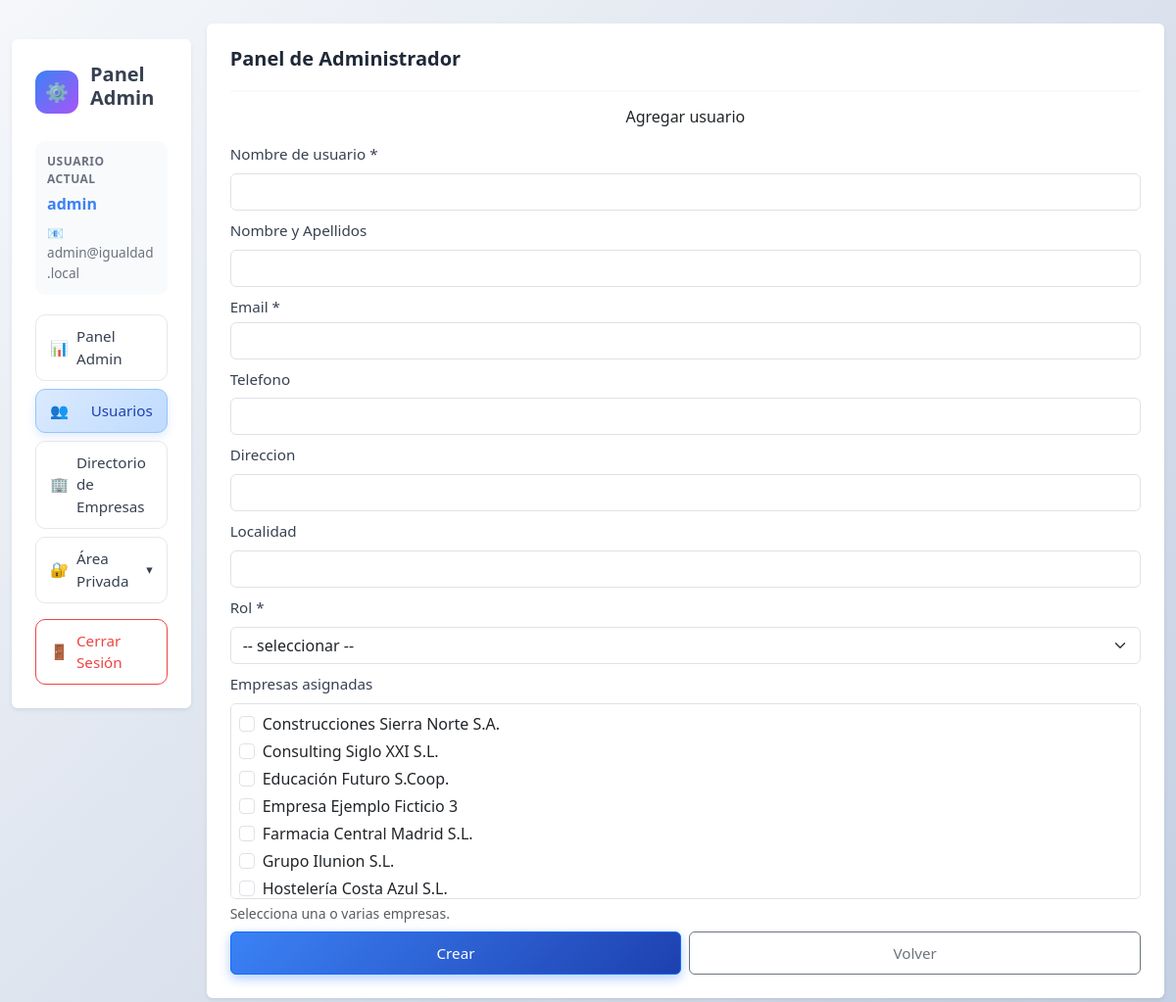
Page /model/admin.php?view=add (signed in) on the committed database.
### tables this page shows
CREATE TABLE `usuario`(
 `id_usuario`INT PRIMARY KEY AUTO_INCREMENT NOT NULL,
 `nombre_usuario`VARCHAR(255) UNIQUE NOT NULL,
 `apellidos`VARCHAR(255) DEFAULT NULL,
 `email`VARCHAR(255) UNIQUE NOT NULL,
 `telefono`VARCHAR(20)  DEFAULT NULL,
 `direccion`VARCHAR(255) DEFAULT NULL,
 `localidad`VARCHAR(20) DEFAULT NULL,
 `password`VARCHAR(255) NOT NULL,
 `rol_id`INT NOT NULL,
    CONSTRAINT fk_usuario_rol FOREIGN KEY (rol_id) REFERENCES rol(id) ON DELETE RESTRICT,
INDEX idx_usuario_rol (rol_id)
);

CREATE TABLE `empresa`(
`id_empresa`INT PRIMARY KEY AUTO_INCREMENT NOT NULL,
`razon_social`VARCHAR(255) UNIQUE NOT NULL,
`nif`VARCHAR(255) DEFAULT NULL,
`domicilio_social`VARCHAR(255) DEFAULT NULL,
`forma_juridica` VARCHAR(255) DEFAULT NULL,
`ano_constitucional`VARCHAR(255) DEFAULT NULL,
 
  `responsable` VARCHAR(255) DEFAULT NULL,
  `cargo` VARCHAR(150) DEFAULT NULL,
  `contacto` VARCHAR(255) DEFAULT NULL,
  `email` VARCHAR(255) DEFAULT NULL,
  `telefono` VARCHAR(20) DEFAULT NULL,
   
  `sector` VARCHAR(255) DEFAULT NULL,
  `convenio` VARCHAR(255) DEFAULT NULL,
   
  `personas_mujeres` INT DEFAULT NULL,
  `personas_hombres` INT DEFAULT NULL,
  `personas_total` INT DEFAULT NULL,
  `centros_trabajo` INT DEFAULT NULL,
 
  `recogida_informacion` VARCHAR(255) DEFAULT NULL,
  `vigencia_plan` VARCHAR(255) DEFAULT NULL,
  `id_usuario` INT DEFAULT NULL,
  CONSTRAINT `fk_usuario_empresa` FOREIGN KEY (`id_usuario`) REFERENCES `usuario`(`id_usuario`) ON DELETE RESTRICT,
  INDEX `idx_cliente_usuario` (`id_usuario`),
  INDEX `idx_cliente_nif` (`nif`),
  INDEX `idx_empresa_razon_social` (`razon_social`)
);

### html/admin.html.php (the view, shortened to what the rows shown need)
<!doctype html>
<html lang="es">
<head>
    <link rel="stylesheet" href="../css/global.css">
    <link href="https://cdn.jsdelivr.net/npm/bootstrap@5.3.3/dist/css/bootstrap.min.css" rel="stylesheet">
    <link href="https://cdn.jsdelivr.net/npm/fullcalendar@6.1.15/index.global.min.css" rel="stylesheet">
    <link rel="stylesheet" href="../css/admin.css">
</head>
<body class="bg-light">
    <?php $view = $view ?? 'menu'; ?>
    <div class="container-fluid py-4">
        <div class="row g-3">
            <aside class="col-12 col-lg-3 col-xl-2">
                <div class="card shadow-sm border-0 sidebar">
                    <div class="card-body">
                        <div class="sidebar-user-info">
                            <div class="info-label">Usuario Actual</div>
                            <div class="info-value"><?= h($adminUsername ?? 'admin') ?></div>
                            <?php if (!empty($adminEmail)): ?>
                                <div class="info-email">📧 <?= h($adminEmail) ?></div>
                            <?php endif; ?>
                        </div>
                    </div>
                </div>
            </aside>
            <main class="col-12 col-lg-9 col-xl-10">
                <div class="card panel mx-auto shadow-sm border-0 <?= in_array($view, ['menu', 'ver_usuarios'], true) ? 'panel-wide' : '' ?> <?= ($view === 'seguimiento_tecnicos') ? 'panel-followup' : '' ?> <?= ($view === 'reuniones') ? 'panel-reuniones' : '' ?>">
                    <div class="card-body p-4">
                        <?php if ($view === 'menu'): ?>
                            <div class="admin-kpi-grid">
                                <div>
                                    <a class="admin-kpi-card" href="../model/empresa.php?view=ver_empresas&from=admin">
                                        <div class="admin-kpi-head">
                                            <span>Clientes</span>
                                            <span class="admin-kpi-icon">🏢</span>
                                        </div>
                                        <div class="admin-kpi-value"><?= (int)$totalClientes ?></div>
                                    </a>
                                </div>
                                <div>
                                    <a class="admin-kpi-card" href="admin.php?view=seguimiento_tecnicos">
                                        <div class="admin-kpi-head">
                                            <span>Técnicos</span>
                                            <span class="admin-kpi-icon">🧑‍💻</span>
                                        </div>
                                        <div class="admin-kpi-value"><?= (int)$totalTecnicos ?></div>
                                    </a>
                                </div>
                                <div>
                                    <a class="admin-kpi-card" href="../model/empresa.php?view=ver_contratos&from=admin">
                                        <div class="admin-kpi-head">
                                            <span>Servicios de Empresas</span>
                                            <span class="admin-kpi-icon">💼</span>
                                        </div>
                                        <div class="admin-kpi-value"><?= (int)$totalPlanesIgualdad ?></div>
                                    </a>
                                </div>
                                <div>
                                    <a class="admin-kpi-card" href="../model/empresa.php?view=ver_contratos&tipo_contrato=MANTENIMIENTO&from=admin">
                                        <div class="admin-kpi-head">
                                            <span>Mantenimientos</span>
                                            <span class="admin-kpi-icon">🛠️</span>
                                        </div>
                                        <div class="admin-kpi-value"><?= (int)$totalMantenimientos ?></div>
                                    </a>
                                </div>
                            </div>
                            <section class="operational-wrap">
                                <h5 class="mb-1">Resumen operativo</h5>
                                <p class="text-muted mb-3">Vista global del estado de cartera.</p>
                                <?php if (empty($adminOperationalSummary)): ?>
                                    <div class="alert alert-light border mb-0">No hay empresas con contratos para mostrar en el resumen.</div>
                                <?php else: ?>
                                    <?php foreach (($adminOperationalSummary ?? []) as $item): ?>
                                        <article class="operational-item">
                                            <div class="operational-top">
                                                <div>
                                                    <div class="operational-title"><?= h((string)($item['razon_social'] ?? '')) ?></div>
                                                    <div class="operational-meta"><?= h((string)($item['plan'] ?? '')) ?> · Tecnico: <?= h((string)($item['tecnico'] ?? 'Sin tecnico asignado')) ?></div>
                                                </div>
                                                <span class="operational-state"><?= h((string)($item['estado'] ?? 'Pendiente')) ?></span>
                                            </div>
                                            <div class="operational-progress">
                                                <div class="operational-progress-bar" style="width: <?= (int)($item['progreso'] ?? 0) ?>%;"></div>
                                            </div>
                                        </article>
                                    <?php endforeach; ?>
                                <?php endif; ?>
                            </section>
                        <?php elseif ($view === 'add'): ?>
                            <form method="post" action="../controller/admin_controller.php" class="vstack gap-2">
                                <div>
                                    <div class="border rounded p-2" style="max-height: 200px; overflow-y: auto; background-color: #fff;">
                                        <?php if (empty($empresas)): ?>
                                            <div class="text-muted small">No hay empresas disponibles.</div>
                                        <?php else: ?>
                                            <?php foreach (($empresas ?? []) as $e): ?>
                                                <?php
                                                $isChecked = in_array((int)$e['id_empresa'], array_map('intval', $addOld['empresas'] ?? []), true);
                                                ?>
                                                <div class="form-check mb-1">
                                                    <input
                                                        class="form-check-input"
                                                        type="checkbox"
                                                        id="empresa_add_<?= (int)$e['id_empresa'] ?>"
                                                        name="empresas[]"
                                                        value="<?= (int)$e['id_empresa'] ?>"
                                                        <?= $isChecked ? 'checked' : '' ?>>
                                                    <label class="form-check-label" for="empresa_add_<?= (int)$e['id_empresa'] ?>">
                                                        <?= h($e['razon_social']) ?>
                                                    </label>
                                                </div>
                                            <?php endforeach; ?>
                                        <?php endif; ?>
                                    </div>
                                </div>
                            </form>
                        <?php elseif ($view === 'privada'): ?>
                            <div class="alert alert-light border mb-0">
                                Selecciona una opcion de Area Privada: <strong>Mi cuenta</strong> o <strong>Mis reuniones</strong>.
                            </div>
                <?php endif; ?>
                </div>
        </div>
        </main>
    </div>
    </div>
</body>
</html>

### rows in the picture
usuario: email "admin@igualdad.local"
empresa: razon_social "Construcciones Sierra Norte S.A."
empresa: razon_social "Consulting Siglo XXI S.L."
empresa: razon_social "Educación Futuro S.Coop."
empresa: razon_social "Empresa Ejemplo Ficticio 3"
empresa: razon_social "Farmacia Central Madrid S.L."
empresa: razon_social "Grupo Ilunion S.L."
empresa: razon_social "Hostelería Costa Azul S.L."

### other values in the picture
$adminUsername "admin"
